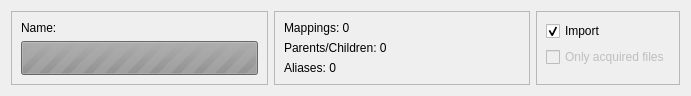
<?xml version="1.0" encoding="UTF-8"?>
<ui version="4.0">
 <class>TagServiceWidget</class>
 <widget class="QWidget" name="TagServiceWidget">
  <property name="geometry">
   <rect>
    <x>0</x>
    <y>0</y>
    <width>691</width>
    <height>96</height>
   </rect>
  </property>
  <property name="sizePolicy">
   <sizepolicy hsizetype="Preferred" vsizetype="Maximum">
    <horstretch>0</horstretch>
    <verstretch>0</verstretch>
   </sizepolicy>
  </property>
  <property name="windowTitle">
   <string>Form</string>
  </property>
  <layout class="QHBoxLayout" name="horizontalLayout">
   <item>
    <widget class="QFrame" name="frame_3">
     <property name="frameShape">
      <enum>QFrame::Shape::StyledPanel</enum>
     </property>
     <property name="frameShadow">
      <enum>QFrame::Shadow::Raised</enum>
     </property>
     <layout class="QVBoxLayout" name="verticalLayout_3">
      <item>
       <widget class="QLabel" name="name">
        <property name="sizePolicy">
         <sizepolicy hsizetype="MinimumExpanding" vsizetype="Preferred">
          <horstretch>0</horstretch>
          <verstretch>0</verstretch>
         </sizepolicy>
        </property>
        <property name="minimumSize">
         <size>
          <width>0</width>
          <height>0</height>
         </size>
        </property>
        <property name="text">
         <string>Name: </string>
        </property>
       </widget>
      </item>
      <item>
       <widget class="QProgressBar" name="progressBar">
        <property name="enabled">
         <bool>false</bool>
        </property>
        <property name="sizePolicy">
         <sizepolicy hsizetype="Expanding" vsizetype="Expanding">
          <horstretch>0</horstretch>
          <verstretch>0</verstretch>
         </sizepolicy>
        </property>
        <property name="styleSheet">
         <string notr="true">color: rgb(0, 170, 0);</string>
        </property>
        <property name="minimum">
         <number>0</number>
        </property>
        <property name="maximum">
         <number>0</number>
        </property>
        <property name="value">
         <number>-1</number>
        </property>
        <property name="textVisible">
         <bool>true</bool>
        </property>
       </widget>
      </item>
     </layout>
    </widget>
   </item>
   <item>
    <widget class="QFrame" name="frame">
     <property name="sizePolicy">
      <sizepolicy hsizetype="MinimumExpanding" vsizetype="Preferred">
       <horstretch>0</horstretch>
       <verstretch>0</verstretch>
      </sizepolicy>
     </property>
     <property name="minimumSize">
      <size>
       <width>0</width>
       <height>0</height>
      </size>
     </property>
     <property name="frameShape">
      <enum>QFrame::Shape::StyledPanel</enum>
     </property>
     <property name="frameShadow">
      <enum>QFrame::Shadow::Raised</enum>
     </property>
     <layout class="QVBoxLayout" name="verticalLayout">
      <property name="spacing">
       <number>6</number>
      </property>
      <item alignment="Qt::AlignmentFlag::AlignLeft">
       <widget class="QLabel" name="mappingsCount">
        <property name="text">
         <string>Mappings: 0</string>
        </property>
       </widget>
      </item>
      <item alignment="Qt::AlignmentFlag::AlignLeft">
       <widget class="QLabel" name="parentsCount">
        <property name="sizePolicy">
         <sizepolicy hsizetype="Preferred" vsizetype="Preferred">
          <horstretch>0</horstretch>
          <verstretch>0</verstretch>
         </sizepolicy>
        </property>
        <property name="text">
         <string>Parents/Children: 0</string>
        </property>
       </widget>
      </item>
      <item alignment="Qt::AlignmentFlag::AlignLeft">
       <widget class="QLabel" name="aliasesCount">
        <property name="text">
         <string>Aliases: 0</string>
        </property>
       </widget>
      </item>
      <item>
       <spacer name="verticalSpacer_3">
        <property name="orientation">
         <enum>Qt::Orientation::Vertical</enum>
        </property>
        <property name="sizeHint" stdset="0">
         <size>
          <width>20</width>
          <height>40</height>
         </size>
        </property>
       </spacer>
      </item>
     </layout>
    </widget>
   </item>
   <item>
    <widget class="QFrame" name="frame_2">
     <property name="frameShape">
      <enum>QFrame::Shape::StyledPanel</enum>
     </property>
     <property name="frameShadow">
      <enum>QFrame::Shadow::Raised</enum>
     </property>
     <layout class="QVBoxLayout" name="verticalLayout_2">
      <item>
       <widget class="QCheckBox" name="cbShouldImport">
        <property name="text">
         <string>Import</string>
        </property>
        <property name="checked">
         <bool>true</bool>
        </property>
       </widget>
      </item>
      <item>
       <widget class="QCheckBox" name="checkBox">
        <property name="enabled">
         <bool>false</bool>
        </property>
        <property name="toolTip">
         <string>&lt;html&gt;&lt;head/&gt;&lt;body&gt;&lt;p&gt;Only processes mappings for files that you've obtained&lt;/p&gt;&lt;/body&gt;&lt;/html&gt;</string>
        </property>
        <property name="text">
         <string>Only acquired files</string>
        </property>
       </widget>
      </item>
      <item>
       <spacer name="verticalSpacer">
        <property name="orientation">
         <enum>Qt::Orientation::Vertical</enum>
        </property>
        <property name="sizeHint" stdset="0">
         <size>
          <width>20</width>
          <height>40</height>
         </size>
        </property>
       </spacer>
      </item>
     </layout>
    </widget>
   </item>
  </layout>
 </widget>
 <resources/>
 <connections/>
</ui>
